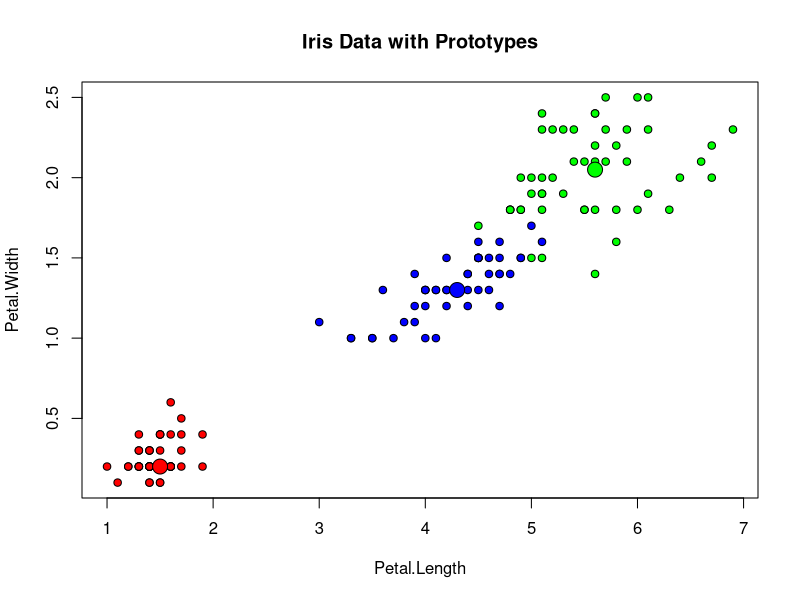

This chart was generated by the following R code:
# Dataset overview
# https://vincentarelbundock.github.io/Rdatasets/datasets.html

USArrests
data <- USArrests
#Whats going on?
help(USArrests)


#Feature construction
last.letter.vowel = c()
for(i in 1:dim(USArrests)[1]) {
  state.name = rownames(USArrests)[i]
  lenth.of.state.name = nchar(state.name)
  last.letter = substr(state.name,lenth.of.state.name, lenth.of.state.name)
  if (last.letter %in% c('a','e','i','o','u','y')) {
    last.letter.vowel<-c(last.letter.vowel,1)
  }
  else {
    last.letter.vowel<-c(last.letter.vowel,0)
  }
}

data = cbind(data,last.letter.vowel)


install.packages('randomForest')
library(randomForest)

#https://cran.r-project.org/web/packages/randomForest/randomForest.pdf

data(iris)
# https://www.rdocumentation.org/packages/utils/versions/3.4.3/topics/data

iris.rf <- randomForest(iris[,-5], iris[,5], prox=TRUE)
# -5 removes column 5
# 5 selects only column 5
# note use of = sign
# Note documentation doesn't indicate boolean type expected

importance(iris.rf)
iris.rf.2 <- randomForest(iris[,3:4], iris[,5], prox=TRUE)
iris.rf.2




#Plotting nice
iris.p <- classCenter(iris[,-5], iris[,5], iris.rf$prox)
plot(iris[,3], iris[,4], pch=21, xlab=names(iris)[3], ylab=names(iris)[4],
bg=c("red", "blue", "green")[as.numeric(factor(iris$Species))],
main="Iris Data with Prototypes")
points(iris.p[,3], iris.p[,4], pch=21, cex=2, bg=c("red", "blue", "green"))
